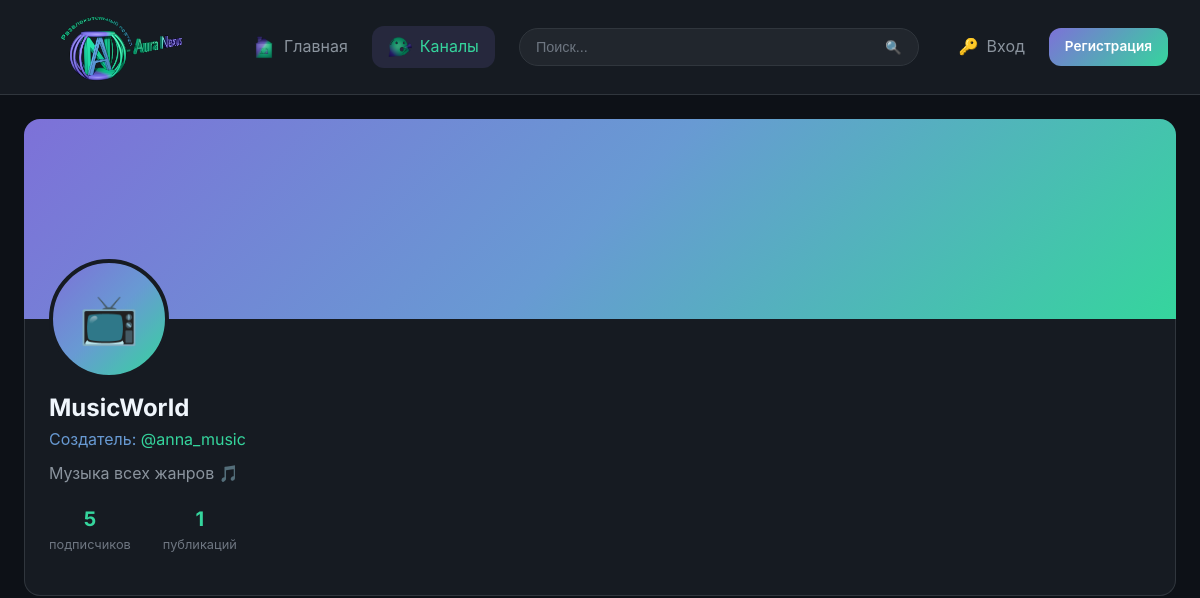
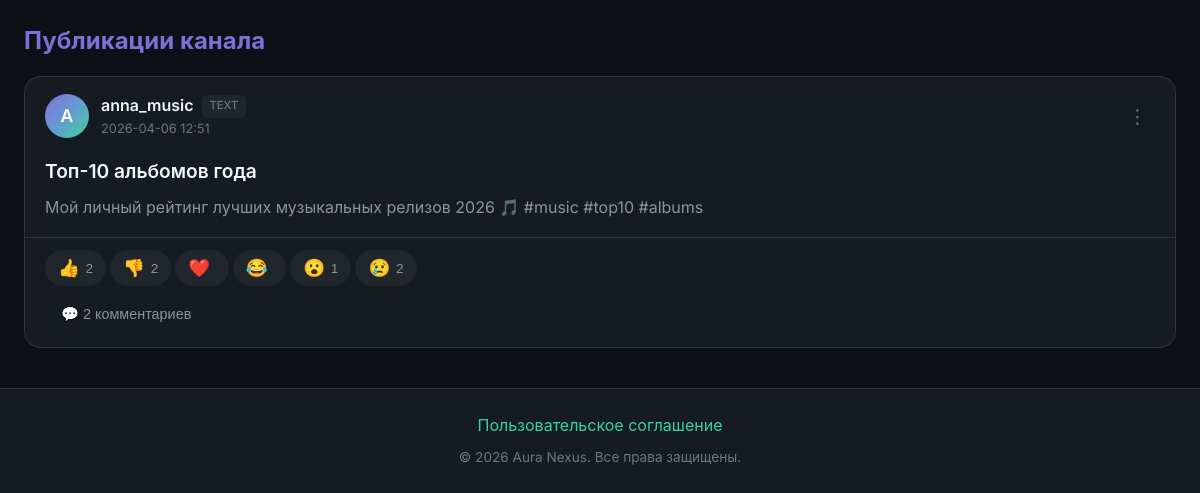
/channel/4, run on an earlier commit of the app's database (2 pictures, top to bottom).
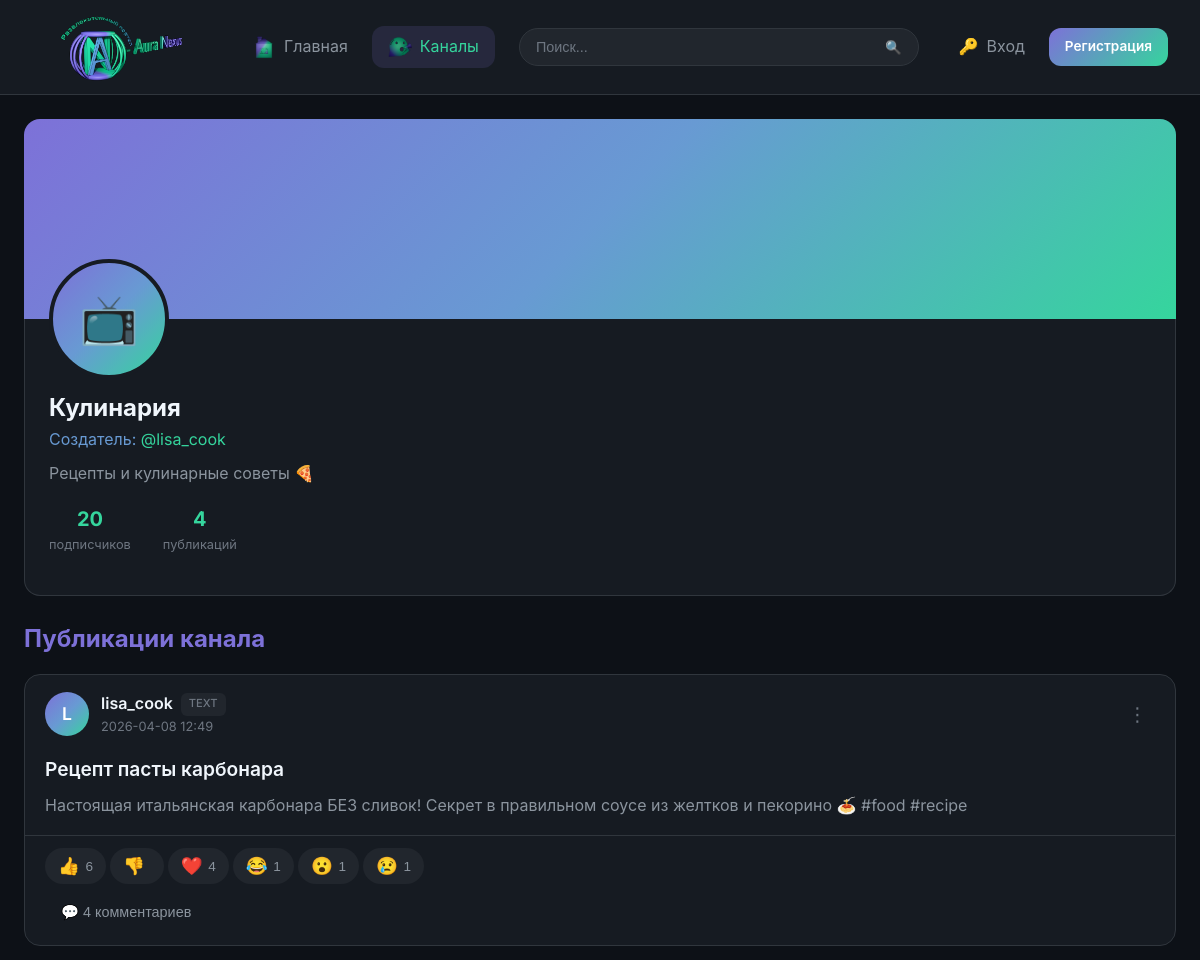
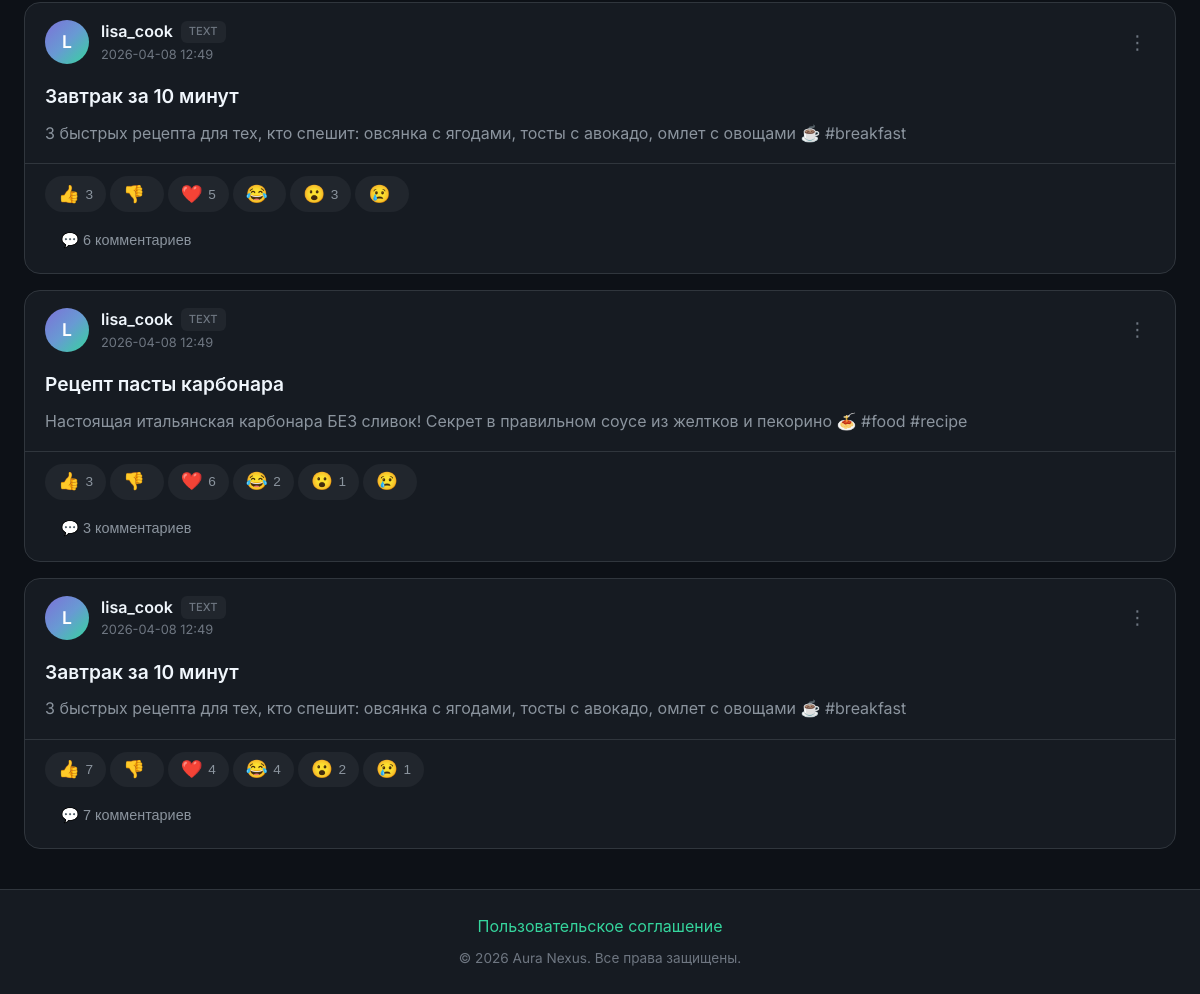
And on a later commit of the database (2 pictures, top to bottom).
### tables this page shows
CREATE TABLE channels (
            id INTEGER PRIMARY KEY AUTOINCREMENT,
            name TEXT UNIQUE NOT NULL,
            description TEXT,
            avatar TEXT,
            banner TEXT,
            creator_id INTEGER NOT NULL,
            created_at TEXT DEFAULT CURRENT_TIMESTAMP,
            FOREIGN KEY (creator_id) REFERENCES users(id)
        );

CREATE TABLE users (
            id INTEGER PRIMARY KEY AUTOINCREMENT,
            username TEXT UNIQUE NOT NULL,
            email TEXT UNIQUE NOT NULL,
            password TEXT NOT NULL,
            role TEXT DEFAULT 'user',
            avatar TEXT,
            banner TEXT,
            bio TEXT,
            is_banned INTEGER DEFAULT 0,
            ban_until TEXT,
            ban_reason TEXT,
            created_at TEXT DEFAULT CURRENT_TIMESTAMP
        );

CREATE TABLE posts (
            id INTEGER PRIMARY KEY AUTOINCREMENT,
            user_id INTEGER NOT NULL,
            channel_id INTEGER,
            post_type TEXT NOT NULL,
            title TEXT,
            content TEXT,
            file_path TEXT,
            is_story INTEGER DEFAULT 0,
            story_expires_at TEXT,
            created_at TEXT DEFAULT CURRENT_TIMESTAMP,
            FOREIGN KEY (user_id) REFERENCES users(id),
            FOREIGN KEY (channel_id) REFERENCES channels(id)
        );

### app.py (the view)
@app.route('/channel/<int:channel_id>')
def channel_view(channel_id):
    conn = get_db()
    channel = conn.execute('''
        SELECT c.*, u.username as creator_name
        FROM channels c
        JOIN users u ON c.creator_id = u.id
        WHERE c.id = ?
    ''', (channel_id,)).fetchone()
    if not channel:
        abort(404)
    sub_count = conn.execute('SELECT COUNT(*) as c FROM channel_subscribers WHERE channel_id = ?', (channel_id,)).fetchone()['c']
    posts = conn.execute('''
        SELECT p.*, u.username, u.avatar,
               (SELECT COUNT(*) FROM comments WHERE post_id = p.id) as comment_count
        FROM posts p
        JOIN users u ON p.user_id = u.id
        WHERE p.channel_id = ?
        ORDER BY p.created_at DESC
    ''', (channel_id,)).fetchall()
    posts_with_data = []
    for post in posts:
        post_dict = dict(post)
        reactions = conn.execute('''
            SELECT reaction_type, COUNT(*) as count
            FROM reactions WHERE post_id = ? GROUP BY reaction_type
        ''', (post['id'],)).fetchall()
        post_dict['reactions'] = {r['reaction_type']: r['count'] for r in reactions}
        files = conn.execute('SELECT * FROM post_files WHERE post_id = ?', (post['id'],)).fetchall()
        post_dict['files'] = [dict(f) for f in files]
        posts_with_data.append(post_dict)
    user = get_current_user()
    is_subscribed = False
    if user:
        is_subscribed = conn.execute(
            'SELECT 1 FROM channel_subscribers WHERE user_id = ? AND channel_id = ?',
            (user['id'], channel_id)
        ).fetchone() is not None
    chat_messages = get_chat_messages() if user else []
    return render_template(
        'channel/view.html',
        channel=channel,
        sub_count=sub_count,
        posts=posts_with_data,
        is_subscribed=is_subscribed,
        chat_messages=chat_messages
    )

### app.py (called while the page is built, shortened)
def get_db():
    if 'db' not in g:
        g.db = sqlite3.connect(DATABASE, timeout=30)
        g.db.row_factory = sqlite3.Row
        g.db.execute('PRAGMA journal_mode=WAL')
        g.db.execute('PRAGMA busy_timeout=30000')
    return g.db

def get_current_user():
    if 'user_id' not in session:
        return None

@app.context_processor
def inject_globals():
    user = get_current_user()
    notif_count = get_unread_notifications_count(user['id']) if user else 0
    msg_count = get_unread_messages_count(user['id']) if user else 0
    pending_reports = get_pending_reports_count() if user and user['role'] in ['admin', 'moderator'] else 0
    return {
        'current_user': user,
        'notification_count': notif_count,
        'message_count': msg_count,
        'pending_reports_count': pending_reports,
        'REACTION_TYPES': REACTION_TYPES,
        'REPORT_CATEGORIES': REPORT_CATEGORIES,
    }

### templates/channel/view.html (shortened to what this page needs)
{% extends 'base.html' %}
{% block content %}
<div class="profile-header">
    <div class="profile-banner">
    </div>
    <div class="profile-info">
        <div class="profile-avatar">
            {% if channel.avatar %}
            <img src="{{ url_for('uploaded_file', filename=channel.avatar) }}" alt="">
            {% else %}
            📺
            {% endif %}
        </div>
        <div class="profile-details">
            <h1 class="profile-name">{{ channel.name }}</h1>
            <p class="profile-username">Создатель: <a href="/profile/{{ channel.creator_name }}">@{{ channel.creator_name }}</a></p>
            {% if channel.description %}
            <p class="profile-bio">{{ channel.description }}</p>
            {% endif %}
            <div class="profile-stats">
                <div class="profile-stat">
                    <div class="profile-stat-value">{{ sub_count }}</div>
                    <div class="profile-stat-label">подписчиков</div>
                </div>
                <div class="profile-stat">
                    <div class="profile-stat-value">{{ posts|length }}</div>
                    <div class="profile-stat-label">публикаций</div>
                </div>
            </div>
        </div>
    </div>
</div>
<h2 class="section-title">Публикации канала</h2>
{% for post in posts %}
{% include 'components/post_card.html' %}
{% endfor %}
{% endblock %}

### templates/components/post_card.html (shortened to what this page needs)
<article class="post-card" id="post-{{ post.id }}" data-type="{{ post.post_type }}">
    <div class="post-header">
        <a href="/profile/{{ post.username }}" class="post-avatar">
            {% if post.avatar %}
            <img src="{{ url_for('uploaded_file', filename=post.avatar) }}" alt="">
            {% else %}
            {{ post.username[0]|upper }}
            {% endif %}
        </a>
        <div class="post-meta">
            <div class="post-author">
                <a href="/profile/{{ post.username }}">{{ post.username }}</a>
                <span class="post-badge {{ post.post_type }}">{{ post.post_type }}</span>
            </div>
            <div class="post-time">
                <span>{{ post.created_at[:16] }}</span>
            </div>
        </div>
        <div class="dropdown post-options">
            <button class="post-options-btn">⋮</button>
        </div>
    </div>
    <div class="post-content">
        {% if post.title %}
        <h2 class="post-title">{{ post.title }}</h2>
        {% endif %}
        {% if post.post_type == 'article' %}
        <div class="post-text truncated" data-full-text="true">
            {{ post.content|safe }}
        </div>
        <button class="read-more-btn" data-post-id="{{ post.id }}">Читать далее ↓</button>
        {% else %}
        <div class="post-text {% if post.content and post.content|length > 500 %}truncated{% endif %}"
             {% if post.content and post.content|length > 500 %}data-full-text="true"{% endif %}>
            <p>{{ post.content }}</p>
        </div>
        {% endif %}
    </div>
    <div class="post-reactions" data-post-reactions="{{ post.id }}">
        {% set reactions_map = {'like': '👍', 'dislike': '👎', 'love': '❤️', 'laugh': '😂', 'wow': '😮', 'sad': '😢'} %}
        {% for reaction_type in REACTION_TYPES %}
        <button class="reaction-btn {% if post.user_reaction == reaction_type %}active{% endif %}"
                data-post-id="{{ post.id }}"
                data-reaction="{{ reaction_type }}">
            <span class="emoji">{{ reactions_map[reaction_type] }}</span>
            <span class="reaction-count">{% if post.reactions and post.reactions.get(reaction_type) %}{{ post.reactions[reaction_type] }}{% endif %}</span>
        </button>
        {% endfor %}
    </div>
    <div class="post-actions">
        <button class="action-btn toggle-comments" data-post-id="{{ post.id }}">
            💬 {{ post.comment_count or 0 }} комментариев
        </button>
    </div>
</article>

What changed in the data, as far as the page shows it:
no longer on this page (row edited): users: creator_name "anna_music"
removed posts: username "A", username "anna_music", post_type "TEXT", created_at "2026-04-06 12:51", title "Топ-10 альбомов года", content "Мой личный рейтинг лучших музыкальных релизов 2026 🎵 #music #top10 #albums", reactions_map "👍" "👎" "❤️" "😂" "😮" "😢", reactions "2" "2" "1" "2", comment_count "2"
changed channels: name "MusicWorld" → "Кулинария"; description "Музыка всех жанров 🎵" → "Рецепты и кулинарные советы 🍕"
now on this page (row edited): users: creator_name "lisa_cook"
added posts: username "L", username "lisa_cook", post_type "TEXT", created_at "2026-04-08 12:49", title "Рецепт пасты карбонара", content "Настоящая итальянская карбонара БЕЗ сливок! Секрет в правильном соусе из желтков и пекорино 🍝 #food #recipe", reactions_map "👍" "👎" "❤️" "😂" "😮" "😢", reactions "6" "4" "1" "1" "1", channel "4"
added posts: username "L", username "lisa_cook", post_type "TEXT", created_at "2026-04-08 12:49", title "Завтрак за 10 минут", content "3 быстрых рецепта для тех, кто спешит: овсянка с ягодами, тосты с авокадо, омлет с овощами ☕ #breakfast", reactions_map "👍" "👎" "❤️" "😂" "😮" "😢", reactions "3" "5" "3", comment_count "6"
added posts: username "L", username "lisa_cook", post_type "TEXT", created_at "2026-04-08 12:49", title "Рецепт пасты карбонара", content "Настоящая итальянская карбонара БЕЗ сливок! Секрет в правильном соусе из желтков и пекорино 🍝 #food #recipe", reactions_map "👍" "👎" "❤️" "😂" "😮" "😢", reactions "3" "6" "2" "1", comment_count "3"
added posts: username "L", username "lisa_cook", post_type "TEXT", created_at "2026-04-08 12:49", title "Завтрак за 10 минут", content "3 быстрых рецепта для тех, кто спешит: овсянка с ягодами, тосты с авокадо, омлет с овощами ☕ #breakfast", reactions_map "👍" "👎" "❤️" "😂" "😮" "😢", reactions "7" "4" "4" "2" "1", comment_count "7"
Also different on the page:
{{ sub_count }}: "5" → "20"
{{ posts|length }}: "1" → "4"
